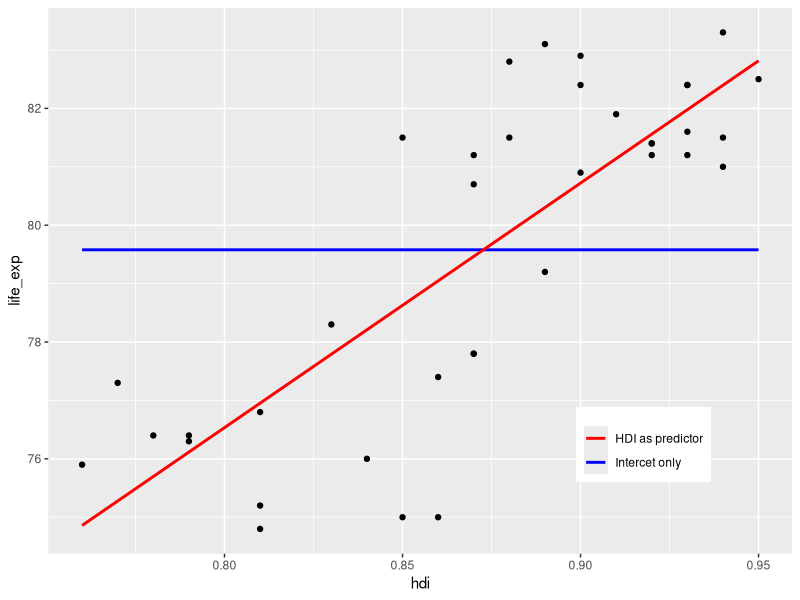
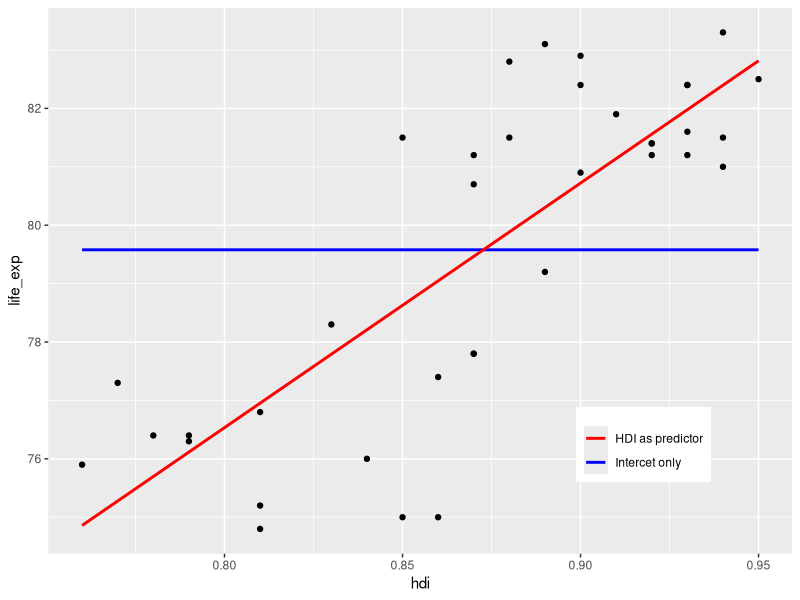
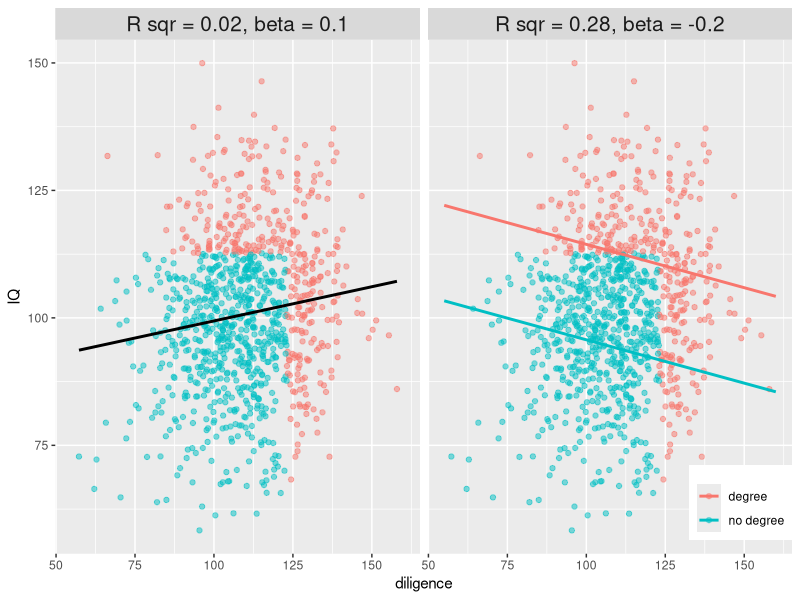
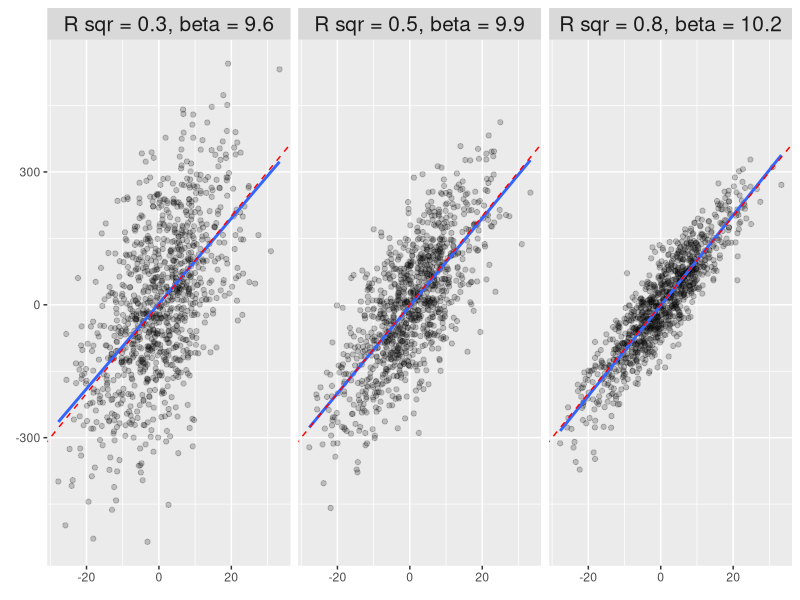
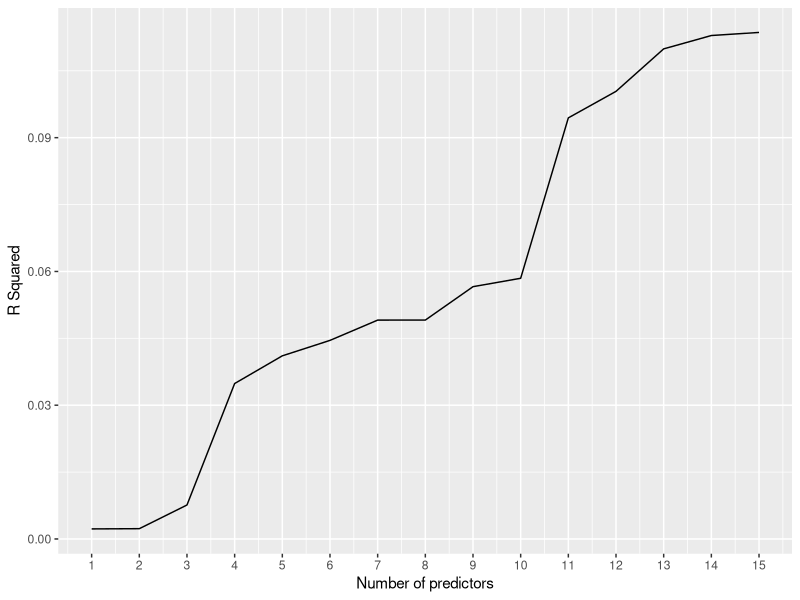
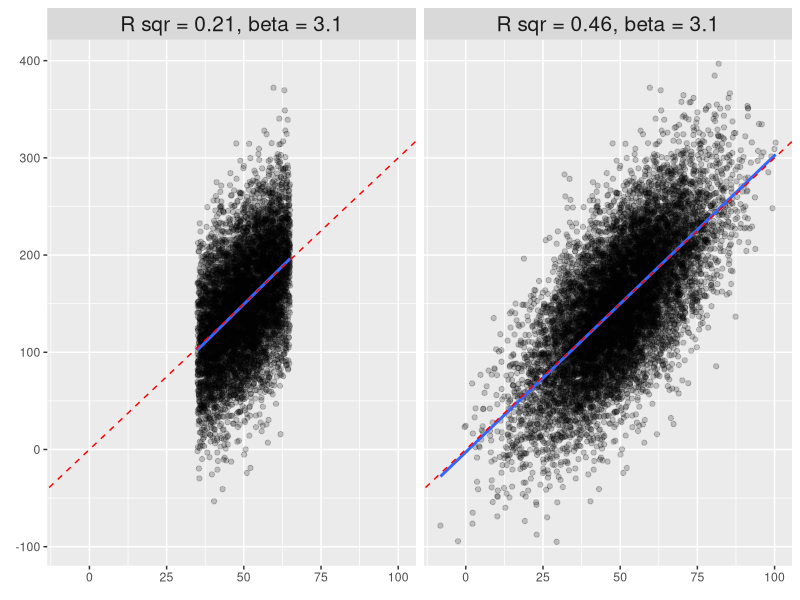

Generate these figures, in order, with R:
## ---- chunk 1
knitr::opts_chunk$set(echo = FALSE)

library(tidyverse)
library(here)
library(ggeffects)

countries = read.csv(here("data", "countries.csv"))
## ---- chunk 2
mod1 = lm(life_exp ~ hdi, data = countries)

ggplot(aes(x = hdi, y = life_exp), data = countries) +
  geom_point() +
  geom_smooth(method = "lm", se = F, formula = y ~ 1, aes(color = "Intercet only")) +
  geom_smooth(method = "lm", se = F, formula = y ~ x, aes(color = "HDI as predictor")) +
  scale_color_manual(values = c("red", "blue")) +
  labs(color = element_blank()) +
  theme(legend.position = c(0.8, 0.2))
## ---- chunk 3
ggplot(aes(x = hdi, y = life_exp), data = countries) +
  geom_point() +
  geom_smooth(method = "lm", se = F, formula = y ~ 1, aes(color = "Intercet only")) +
  geom_smooth(method = "lm", se = F, formula = y ~ x, aes(color = "HDI as predictor")) +
  scale_color_manual(values = c("red", "blue")) +
  labs(color = element_blank()) +
  theme(legend.position = c(0.8, 0.2))
## ---- chunk 4
mod1 = lm(life_exp ~ hdi, data = countries)
anova(mod1)
## ---- chunk 5
mod1 = lm(life_exp ~ hdi, data = countries)
mod2 = lm(life_exp ~ hdi + postsoviet, data = countries)
anova(mod1, mod2)
## ---- chunk 6
set.seed(12345)

d = tibble(IQ = rnorm(1000, 100, 15),
           diligence = 0.1*IQ + rnorm(1000, 100, 15),
           degree = ifelse(IQ > quantile(IQ, 0.8) | diligence > quantile(diligence, 0.8),
                           "degree", "no degree"))

m0 = lm(IQ ~ diligence, data = d)
m1 = lm(IQ ~ diligence + degree, data = d)

s0 = round(summary(m0)$r.squared, 2)
s1 = round(summary(m1)$r.squared, 2)

c0 = round(coef(m0)[2], 1)
c1 = round(coef(m1)[2], 1)

me1 = ggeffect(m1, terms = c("diligence", "degree"))
me1$IQ = me1$predicted
me1$diligence = me1$x
me1$degree = me1$group
me1$plot = paste0("R sqr = ", s1, ", beta = ", c1)

dd = rbind(d,d)
dd$plot = c( rep(paste0("R sqr = ", s0, ", beta = ", c0), 1000), rep(paste0("R sqr = ", s1, ", beta = ", c1), 1000) )
dd$degree = ifelse(dd$plot == 1, NA, dd$degree)
d$plot = paste0("R sqr = ", s0, ", beta = ", c0)

ggplot(aes(x = diligence, y = IQ, color = degree), data = dd) +
  facet_wrap(~plot) +
  geom_point(alpha = 0.5) +
  geom_smooth(method = "lm", se = F, formula = y ~ x, data = me1) +
  geom_smooth(method = "lm", se = F, formula = y ~ x, data = d, mapping = aes(group = 1), color = "black") +
  theme(legend.position = c(0.93,0.1),
        strip.text = element_text(size = 15)) +
  labs(color = element_blank())
## ---- chunk 7
set.seed(12345)

d = tibble(
x = rnorm(1000, sd = 10),
y1 = 10*x + rnorm(n = 1000, sd = 50),
y2 = 10*x + rnorm(n = 1000, sd = 100),
y3 = 10*x + rnorm(n = 1000, sd = 150) )

m1 = lm(y1 ~ x, data = d)
m2 = lm(y2 ~ x, data = d)
m3 = lm(y3 ~ x, data = d)

s1 = round(summary(m1)$r.squared,1)
s2 = round(summary(m2)$r.squared,1)
s3 = round(summary(m3)$r.squared,1)

c1 = round(coef(m1)[2], 1)
c2 = round(coef(m2)[2], 1)
c3 = round(coef(m3)[2], 1)

d %>% pivot_longer(cols = -x) %>%
  mutate(name = recode(name,
                       y1 = paste0("R sqr = ", s1, ", beta = ", c1),
                       y2 = paste0("R sqr = ", s2, ", beta = ", c2),
                       y3 = paste0("R sqr = ", s3, ", beta = ", c3))) %>% 
  ggplot(aes(x = x, y = value)) +
  facet_wrap(~name) +
  geom_point(alpha = 0.2) +
  geom_smooth(method = "lm", se = F, formula = y ~ x) +
  labs(x = element_blank(), y = element_blank()) +
  geom_abline(intercept = 0, slope = 10, color = "red", linetype = "dashed") +
  theme(strip.text = element_text(size = 15))
## ---- chunk 8
set.seed(12345)

d = data.frame(replicate(15, rnorm(n = 100), simplify = F))
colnames(d) = paste0("x", 1:15)
y = rnorm(100)
d = cbind(y, d)


fit_lm_rsq = function(data, max_col) {
  predictors = colnames(data)[2:max_col]
  
  m = lm(y ~ ., data[ , c("y", predictors)])
  summary(m)$r.squared
}

r_sqr = sapply(2:16, function(x) fit_lm_rsq(d, x))

ggplot(mapping = aes(x = 1:15, y = r_sqr)) +
  geom_line() +
  scale_x_continuous(breaks = 1:15) +
  labs(x = "Number of predictors", y = "R Squared")
## ---- chunk 9
set.seed(12345)

d = tibble(
  x = rnorm(10000, 50, 15),
  x_trunc = ifelse(x > 65 | x < 35, NA, x),
  y = 3*x + rnorm(10000, 0, 50)
)

m1 = lm(y ~ x, data = d)
m2 = lm(y ~ x_trunc, data = d)

s1 = round(summary(m1)$r.square,2)
s2 = round(summary(m2)$r.square,2)

c1 = round(coef(m1)[2],1)
c2 = round(coef(m2)[2],1)


d %>% pivot_longer(cols = -y) %>% 
  mutate(name = recode(name,
                       x = paste0("R sqr = ", s1, ", beta = ", c1),
                       x_trunc = paste0("R sqr = ", s2, ", beta = ", c2))) %>% 
  ggplot(aes(x = value, y = y)) +
  facet_wrap(~name) +
  geom_point(alpha = 0.2) +
  geom_smooth(method = "lm", se = F, formula = y ~ x) +
  geom_abline(intercept = 0, slope = 3, color = "red", linetype = "dashed") +
  labs(x = element_blank(), y = element_blank()) +
  theme(strip.text = element_text(size = 15))
